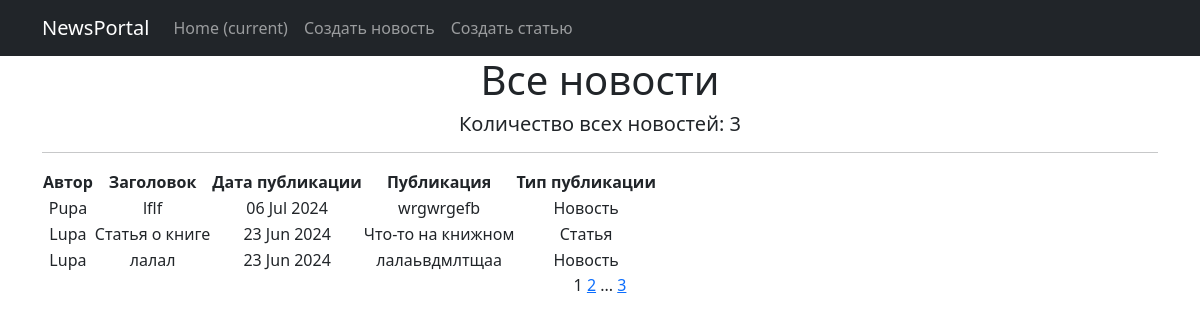
Page /news/ on the committed database.
### news/models.py (models this page shows, shortened)
class Post(models.Model):
    article = 'AR'
    news = 'NE'
    CHOICE = [
        (article, 'Статья'),
        (news, 'Новость')
    ]
    author = models.ForeignKey(Author, on_delete=models.CASCADE)
    categories = models.ManyToManyField(Category, through='PostCategory')
    type_post = models.CharField(max_length=2, choices=CHOICE, default=news)
    date_post = models.DateTimeField(auto_now_add=True)
    title = models.CharField(max_length=255)
    text = models.TextField()
    rating = models.IntegerField(default=0)

class Author (models.Model):
    user = models.OneToOneField(User, on_delete=models.CASCADE)
    rating = models.IntegerField(default=0)
    def __str__(self):
        return self.user.username

### news/views.py (the view)
# urls.py: path('', PostsList.as_view(), name='posts_list'),
class PostsList(ListView):
    model = Post
    ordering = '-date_post'
    template_name = 'news.html'
    context_object_name = 'news'
    paginate_by = 3

### news/templatetags/custom_filters.py (called while the page is built)
@register.filter()
def censor(value):
    for word in censor_words:
        value = value.replace(word[1:], '*' * len(word[1:]))
    return value

### news/templatetags/custom_tags.py (called while the page is built)
@register.simple_tag(takes_context=True)
def url_replace(context, **kwargs):
    d = context['request'].GET.copy()
    for k, v in kwargs.items():
        d[k] = v
    return d.urlencode()

### templates/news.html (shortened to what this page needs)
{% extends 'flatpages/default.html' %}
{% load custom_filters %}
{% load custom_tags %}
{% block content %}
    <h1>Все новости</h1>
    <h5>Количество всех новостей: {{news|length}}</h5>
    <hr>
        <table>
            <tr>
                <td><b>Автор</b></td>
                <td><b>Заголовок</b></td>
                <td><b>Дата публикации</b></td>
                <td><b>Публикация</b></td>
                <td><b>Тип публикации</b></td>
            </tr>
            {% for post in news %}
            <tr>
                <td>{{ post.author }}</td>
                <td>{{ post.title|censor }}</td>
                <td>{{ post.date_post|date:'d M Y' }}</td>
                <td>{{ post.text|truncatewords:20|censor }}</td>
                <td>{{ post.get_type_post_display }}</td>
            </tr>
            {% endfor %}
        </table>
    {{ page_obj.number }}
    {% if page_obj.has_next %}
        <a href="?{% url_replace page=page_obj.next_page_number %}">{{ page_obj.next_page_number }}</a>
        {% if paginator.num_pages != page_obj.next_page_number %}
            ...
            <a href="?{% url_replace page=page_obj.paginator.num_pages %}">{{ page_obj.paginator.num_pages }}</a>
        {% endif %}
    {% endif %}
{% endblock content %}

### rows in the picture
Post: author "Pupa", title|censor "lflf", date_post "06 Jul 2024", text|censor "wrgwrgefb", type_post "Новость"
Post: author "Lupa", title|censor "Статья о книге", date_post "23 Jun 2024", text|censor "Что-то на книжном", type_post "Статья"
Post: author "Lupa", title|censor "лалал", date_post "23 Jun 2024", text|censor "лалаьвдмлтщаа", type_post "Новость"

### other values in the picture
{{ news|length }} "3"
{{ page_obj.number }} "1"
{{ page_obj.next_page_number }} "2"
{{ page_obj.paginator.num_pages }} "3"
